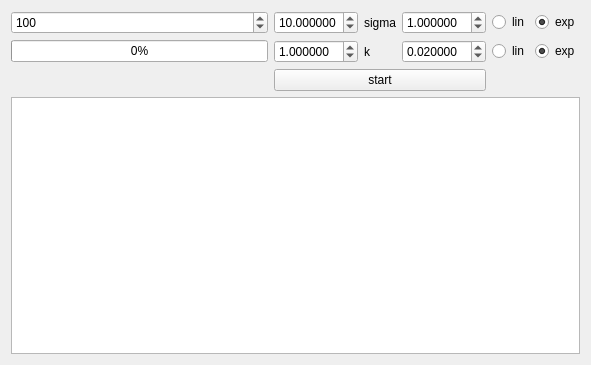
<?xml version="1.0" encoding="UTF-8"?>
<ui version="4.0">
 <class>MainWindow</class>
 <widget class="QMainWindow" name="MainWindow">
  <property name="geometry">
   <rect>
    <x>0</x>
    <y>0</y>
    <width>591</width>
    <height>365</height>
   </rect>
  </property>
  <property name="windowTitle">
   <string>Reti neurali</string>
  </property>
  <widget class="QWidget" name="centralWidget">
   <layout class="QGridLayout" name="gridLayout_2">
    <item row="0" column="0">
     <layout class="QGridLayout" name="gridLayout">
      <item row="0" column="0">
       <widget class="QSpinBox" name="Niter">
        <property name="toolTip">
         <string>&lt;html&gt;&lt;head/&gt;&lt;body&gt;&lt;p&gt;Numero di iterazioni&lt;/p&gt;&lt;/body&gt;&lt;/html&gt;</string>
        </property>
        <property name="minimum">
         <number>1</number>
        </property>
        <property name="maximum">
         <number>9999</number>
        </property>
        <property name="value">
         <number>100</number>
        </property>
       </widget>
      </item>
      <item row="0" column="1">
       <widget class="QDoubleSpinBox" name="sigma">
        <property name="toolTip">
         <string>&lt;html&gt;&lt;head/&gt;&lt;body&gt;&lt;p&gt;valore iniziale di sigma&lt;/p&gt;&lt;/body&gt;&lt;/html&gt;</string>
        </property>
        <property name="decimals">
         <number>6</number>
        </property>
        <property name="minimum">
         <double>0.000001000000000</double>
        </property>
        <property name="singleStep">
         <double>0.100000000000000</double>
        </property>
        <property name="value">
         <double>10.000000000000000</double>
        </property>
       </widget>
      </item>
      <item row="0" column="2">
       <widget class="QLabel" name="label">
        <property name="toolTip">
         <string>&lt;html&gt;&lt;head/&gt;&lt;body&gt;&lt;p&gt;Il peso per il neurone &lt;span style=&quot; color:#55aa00;&quot;&gt;i&lt;/span&gt; quando vince il neurone &lt;span style=&quot; color:#55aa00;&quot;&gt;i&lt;/span&gt;&lt;span style=&quot; color:#55aa00; vertical-align:sub;&quot;&gt;0&lt;/span&gt; è implementato nel programma con la formula:&lt;/p&gt;&lt;p align=&quot;center&quot;&gt;&lt;span style=&quot; font-size:11pt; color:#55aa00;&quot;&gt;k*exp(-(i-i&lt;/span&gt;&lt;span style=&quot; font-size:11pt; color:#55aa00; vertical-align:sub;&quot;&gt;0&lt;/span&gt;&lt;span style=&quot; font-size:11pt; color:#55aa00;&quot;&gt;)&lt;/span&gt;&lt;span style=&quot; font-size:11pt; color:#55aa00; vertical-align:super;&quot;&gt;2&lt;/span&gt;&lt;span style=&quot; font-size:11pt; color:#55aa00;&quot;&gt;/sigma)&lt;/span&gt;&lt;/p&gt;&lt;p&gt;dove &lt;span style=&quot; color:#55aa00;&quot;&gt;k&lt;/span&gt; e &lt;span style=&quot; color:#55aa00;&quot;&gt;sigma&lt;/span&gt; sono date dall'utente&lt;/p&gt;&lt;/body&gt;&lt;/html&gt;</string>
        </property>
        <property name="text">
         <string>sigma</string>
        </property>
       </widget>
      </item>
      <item row="0" column="3">
       <widget class="QDoubleSpinBox" name="sigma_f">
        <property name="toolTip">
         <string>&lt;html&gt;&lt;head/&gt;&lt;body&gt;&lt;p&gt;valore finale di sigma&lt;/p&gt;&lt;/body&gt;&lt;/html&gt;</string>
        </property>
        <property name="decimals">
         <number>6</number>
        </property>
        <property name="minimum">
         <double>0.000001000000000</double>
        </property>
        <property name="singleStep">
         <double>0.100000000000000</double>
        </property>
        <property name="value">
         <double>1.000000000000000</double>
        </property>
       </widget>
      </item>
      <item row="0" column="4">
       <widget class="QRadioButton" name="slin">
        <property name="toolTip">
         <string>&lt;html&gt;&lt;head/&gt;&lt;body&gt;&lt;p&gt;andamento lineare&lt;/p&gt;&lt;/body&gt;&lt;/html&gt;</string>
        </property>
        <property name="text">
         <string>lin</string>
        </property>
        <property name="checked">
         <bool>false</bool>
        </property>
        <property name="autoExclusive">
         <bool>true</bool>
        </property>
        <property name="autoRepeatDelay">
         <number>0</number>
        </property>
        <property name="autoRepeatInterval">
         <number>0</number>
        </property>
        <attribute name="buttonGroup">
         <string notr="true">buttonGroup_2</string>
        </attribute>
       </widget>
      </item>
      <item row="0" column="5">
       <widget class="QRadioButton" name="sexp">
        <property name="toolTip">
         <string>&lt;html&gt;&lt;head/&gt;&lt;body&gt;&lt;p&gt;andamento esponenziale&lt;/p&gt;&lt;/body&gt;&lt;/html&gt;</string>
        </property>
        <property name="text">
         <string>exp</string>
        </property>
        <property name="checked">
         <bool>true</bool>
        </property>
        <property name="autoRepeat">
         <bool>false</bool>
        </property>
        <property name="autoExclusive">
         <bool>true</bool>
        </property>
        <property name="autoRepeatDelay">
         <number>0</number>
        </property>
        <property name="autoRepeatInterval">
         <number>0</number>
        </property>
        <attribute name="buttonGroup">
         <string notr="true">buttonGroup_2</string>
        </attribute>
       </widget>
      </item>
      <item row="1" column="0">
       <widget class="QProgressBar" name="progressBar">
        <property name="value">
         <number>0</number>
        </property>
       </widget>
      </item>
      <item row="1" column="1">
       <widget class="QDoubleSpinBox" name="k">
        <property name="toolTip">
         <string>&lt;html&gt;&lt;head/&gt;&lt;body&gt;&lt;p&gt;valore iniziale di k &lt;/p&gt;&lt;/body&gt;&lt;/html&gt;</string>
        </property>
        <property name="decimals">
         <number>6</number>
        </property>
        <property name="minimum">
         <double>0.000001000000000</double>
        </property>
        <property name="singleStep">
         <double>0.010000000000000</double>
        </property>
        <property name="value">
         <double>1.000000000000000</double>
        </property>
       </widget>
      </item>
      <item row="1" column="2">
       <widget class="QLabel" name="label_2">
        <property name="toolTip">
         <string>&lt;html&gt;&lt;head/&gt;&lt;body&gt;&lt;p&gt;Il peso per il neurone &lt;span style=&quot; color:#55aa00;&quot;&gt;i&lt;/span&gt; quando vince il neurone &lt;span style=&quot; color:#55aa00;&quot;&gt;i&lt;/span&gt;&lt;span style=&quot; color:#55aa00; vertical-align:sub;&quot;&gt;0&lt;/span&gt; è implementato nel programma con la formula:&lt;/p&gt;&lt;p align=&quot;center&quot;&gt;&lt;span style=&quot; font-size:11pt; color:#55aa00;&quot;&gt;k*exp(-(i-i&lt;/span&gt;&lt;span style=&quot; font-size:11pt; color:#55aa00; vertical-align:sub;&quot;&gt;0&lt;/span&gt;&lt;span style=&quot; font-size:11pt; color:#55aa00;&quot;&gt;)&lt;/span&gt;&lt;span style=&quot; font-size:11pt; color:#55aa00; vertical-align:super;&quot;&gt;2&lt;/span&gt;&lt;span style=&quot; font-size:11pt; color:#55aa00;&quot;&gt;/sigma)&lt;/span&gt;&lt;/p&gt;&lt;p&gt;dove &lt;span style=&quot; color:#55aa00;&quot;&gt;k&lt;/span&gt; e &lt;span style=&quot; color:#55aa00;&quot;&gt;sigma&lt;/span&gt; sono date dall'utente&lt;/p&gt;&lt;/body&gt;&lt;/html&gt;</string>
        </property>
        <property name="text">
         <string>k</string>
        </property>
       </widget>
      </item>
      <item row="1" column="3">
       <widget class="QDoubleSpinBox" name="k_f">
        <property name="toolTip">
         <string>&lt;html&gt;&lt;head/&gt;&lt;body&gt;&lt;p&gt;valore finale di k&lt;/p&gt;&lt;/body&gt;&lt;/html&gt;</string>
        </property>
        <property name="decimals">
         <number>6</number>
        </property>
        <property name="minimum">
         <double>0.000001000000000</double>
        </property>
        <property name="singleStep">
         <double>0.010000000000000</double>
        </property>
        <property name="value">
         <double>0.020000000000000</double>
        </property>
       </widget>
      </item>
      <item row="1" column="4">
       <widget class="QRadioButton" name="klin">
        <property name="toolTip">
         <string>&lt;html&gt;&lt;head/&gt;&lt;body&gt;&lt;p&gt;andamento lineare&lt;/p&gt;&lt;/body&gt;&lt;/html&gt;</string>
        </property>
        <property name="text">
         <string>lin</string>
        </property>
        <property name="checked">
         <bool>false</bool>
        </property>
        <property name="autoExclusive">
         <bool>true</bool>
        </property>
        <property name="autoRepeatDelay">
         <number>0</number>
        </property>
        <property name="autoRepeatInterval">
         <number>0</number>
        </property>
        <attribute name="buttonGroup">
         <string notr="true">buttonGroup</string>
        </attribute>
       </widget>
      </item>
      <item row="1" column="5">
       <widget class="QRadioButton" name="kexp">
        <property name="toolTip">
         <string>&lt;html&gt;&lt;head/&gt;&lt;body&gt;&lt;p&gt;andamento esponenziale&lt;/p&gt;&lt;/body&gt;&lt;/html&gt;</string>
        </property>
        <property name="text">
         <string>exp</string>
        </property>
        <property name="checked">
         <bool>true</bool>
        </property>
        <property name="autoExclusive">
         <bool>true</bool>
        </property>
        <property name="autoRepeatDelay">
         <number>0</number>
        </property>
        <property name="autoRepeatInterval">
         <number>0</number>
        </property>
        <attribute name="buttonGroup">
         <string notr="true">buttonGroup</string>
        </attribute>
       </widget>
      </item>
      <item row="2" column="1" colspan="3">
       <widget class="QPushButton" name="startButton">
        <property name="enabled">
         <bool>true</bool>
        </property>
        <property name="toolTip">
         <string>&lt;html&gt;&lt;head/&gt;&lt;body&gt;&lt;p&gt;Inizia la simulazione&lt;/p&gt;&lt;/body&gt;&lt;/html&gt;</string>
        </property>
        <property name="text">
         <string>start</string>
        </property>
       </widget>
      </item>
     </layout>
    </item>
    <item row="1" column="0">
     <widget class="QGraphicsView" name="graphicsView">
      <property name="mouseTracking">
       <bool>false</bool>
      </property>
      <property name="acceptDrops">
       <bool>false</bool>
      </property>
     </widget>
    </item>
   </layout>
  </widget>
 </widget>
 <layoutdefault spacing="6" margin="11"/>
 <resources/>
 <connections/>
 <buttongroups>
  <buttongroup name="buttonGroup_2"/>
  <buttongroup name="buttonGroup"/>
 </buttongroups>
</ui>
